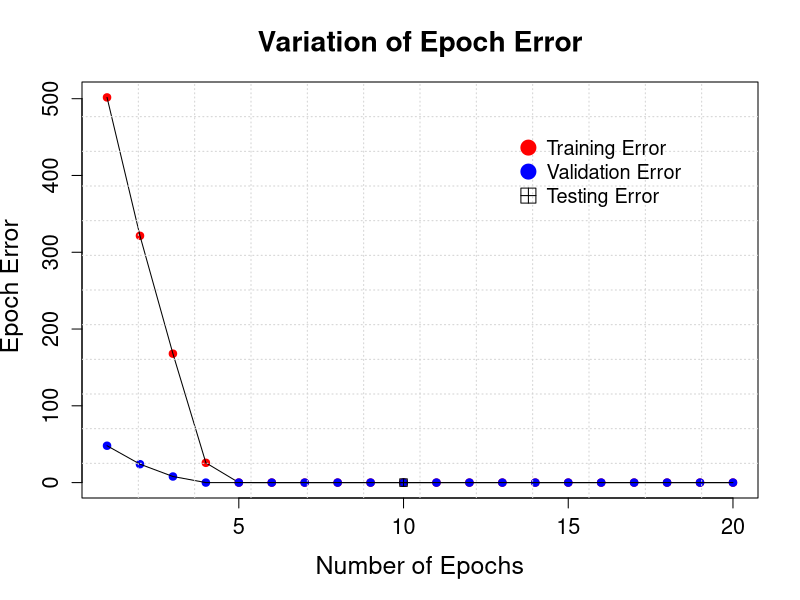
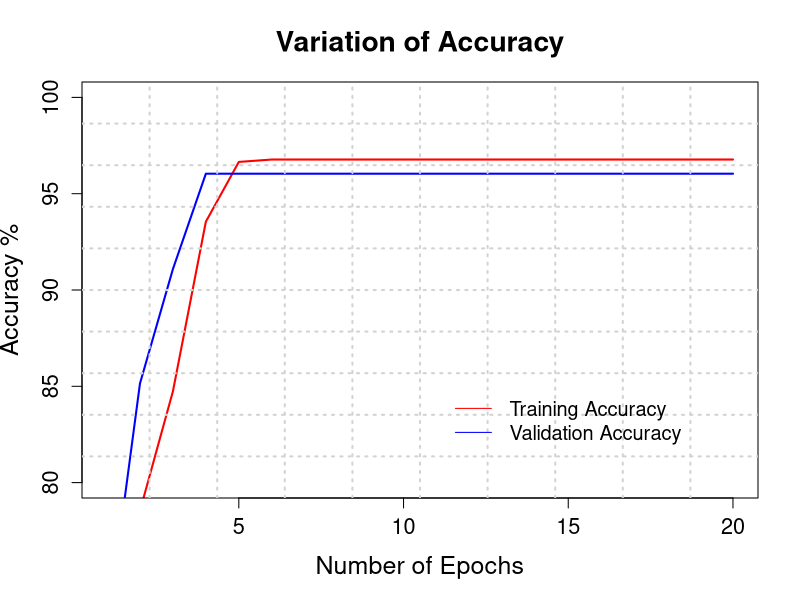

Source code (R) for these figures, in order: (Note: a time limit stopped this script after it produced the figures.)
#Neural Network that sums the input and provides a single output - linearly seperable


inputs<-c();dataset<-c();output<-c() #initialise empty vectors

#create a randomly generated matrix of 10 units of 5000 inputs
n<-5000
for (j in 1:n){
  for (i in 1:10){
    input<-ceiling(runif(1,-1,1))
    if (input==0){
      inputs[i]<--1
    }else{
      inputs[i]<-1
    }
  }
  dataset<-rbind(dataset,inputs)
}
dataset<-unique(dataset) #select only the unique randomly generated values

#create output vector depending on sum of the input vector units
for (row in 1:nrow(dataset)){
  out<-sum(dataset[row,])
  if (out<0){
    output[row]<--1 #if the sum is -ve, output is -1
  }else{
    output[row]<-1 #if the sum is 0 or position, output is +1
  }
}

dataset<-cbind(dataset,output) #concatenate inputs and outputs into a dataset

#create training, validation and testing datasets
train<-dataset[1:(round((4*nrow(dataset))/5)),] #80%
valid<-dataset[(nrow(train)+1):(nrow(dataset)-round(nrow(dataset)/10)),] #10%
test<-dataset[((nrow(dataset)-round(nrow(dataset)/10))+1):nrow(dataset),]#10%

ninputs = nrow(train) #number of inputs in training set
targets = train[,ncol(train)] #the specified targets
inputs = cbind(as.matrix(train[,1:10]), rep(-1,ninputs)) #10-unit inputs & bias
epoch_numbers<-seq(1,20,1) #the number of epochs to train under
epsilon = 0.01 #learning rate
wts = runif(11,0,10) #randomise weights for inputs and bias

#store adjusted weights for every epoch in a matrix
epoch_weights<-matrix(0,nrow=length(epoch_numbers), ncol=length(wts))
error_vec<-c() #initialise error vector
train_accuracy<-c()#initialise accuracy vector
wrong<-c(0); mae_train<-c(); rmse_train<-c()

#The perceptron
for (iteration in epoch_numbers) {
  order = sample(ninputs);
  wrong<-c(0) #vector for misclassified outputs
  error = 0;
  for (i in order) {
    x = inputs[i,]
    t = targets[i]
    y = sum ( x * wts )
    y=tanh(30*(y))
    error = error + (0.5*(t - y)^2);
    dw = epsilon * ( t - y ) * x
    wts = wts + dw;
    mae<-abs(t-y) #mean absolute error(calculated later)
    mae_train<-append(mae_train,mae)
    rmse_train<-append(rmse_train,mae^2)
    if (t!=y){
      misclassified<-1
      wrong<-append(wrong,misclassified)
    }
  }
  train_accuracy[iteration]<-(1-(sum(wrong)/ninputs))*100
  error_vec[iteration]<-error
  epoch_weights[iteration,]<-wts
  if (error == 0)
    break;
  }

plot(seq(1,length(error_vec),1),error_vec, pch= 19,
     main= "Variation of Epoch Error",xlab="Number of Epochs",
     ylab=" Epoch Error", col = "red", cex.main=1.7,cex.lab=1.5, cex.axis=1.3)
lines(seq(1,length(error_vec),1),error_vec, type = "l")

#validate the perceptron on the validation dataset (10%)
validation_ninputs = nrow(valid)
validation_targets = valid[,ncol(valid)]
validation_inputs = cbind(as.matrix(valid[,1:10]), rep(-1,validation_ninputs))

test_error_vec<-c();valid_accuracy<-c();mae_valid<-c();rmse_valid<-c()
#Do not update the weights for every epoch, only validate weights at every epoch
for (j in 1:nrow(epoch_weights)){
  error = 0
  wrong<-c()
  for (i in 1:nrow(validation_inputs)) {
    x = validation_inputs[i,]
    t = validation_targets[i]
    y = sum ( x * epoch_weights[j,] )
    y=tanh(30*(y))
    error = error + (0.5*(t - y)^2);
    mae<-abs(t-y) #mean absolute error(calculated later)
    mae_valid<-append(mae_valid,mae)
    rmse_valid<-append(rmse_valid,mae^2)
    if (t!=y){
      misclassified<-1
      wrong<-append(wrong,misclassified)
    }
  }
  valid_accuracy[j]<-(1-(sum(wrong)/nrow(validation_inputs)))*100
  test_error_vec[j]<-error
}

#testing the perceptron on the remaining 10% of the data
test_ninputs = nrow(test)
test_targets = test[,ncol(test)]
test_inputs = cbind(as.matrix(test[,1:10]), rep(-1,test_ninputs))
#the perceptron is tested at the closest possible epoch with good error
for (i in 1:nrow(test_inputs)) {
  x = test_inputs[i,]
  t = test_targets[i]
  y = sum ( x * epoch_weights[10,] )
  y=tanh(30*(y))
  error = error + (0.5*(t - y)^2);
}
points(seq(1,length(test_error_vec),1),test_error_vec, pch= 19, col = "blue")
lines(seq(1,length(test_error_vec),1),test_error_vec, type = "l")
points(10,error, pch= 12, col = "black")
grid(12, 12, lwd = 1)
legend("topright",
       legend = c("Training Error", "Validation Error", "Testing Error"),
       col = c("red", "blue", "black"),
       pch = c(19, 19, 12),
       bty = "n",
       pt.cex = 2,
       cex = 1.2,
       text.col = "black",
       horiz = F ,
       inset = c(0.1, 0.1))

#Example of input and output
output<-paste("output:",tanh(30*(sum ( test_inputs[1,]*epoch_weights[10,]))),
              "target:",test_targets[1])
input<-paste(c("inputs: ",test_inputs[1,]), collapse=" ")
input
output

#Accuracy Plot
plot(seq(1,length(train_accuracy),1),train_accuracy,col="red", cex.main=1.7,
     cex.lab=1.5, cex.axis=1.3, main= "Variation of Accuracy", lwd=2,
     xlab="Number of Epochs", ylab="Accuracy %", type="l", ylim=c(80,100))
lines(seq(1,length(valid_accuracy),1),valid_accuracy, col="blue", type="l",
      lwd=2)
grid(10, 10, lwd = 2)
legend("bottomright",
       legend = c("Training Accuracy", "Validation Accuracy"),
       col = c("red", "blue"),
       bty = "n",
       lty=1,
       cex = 1.2,
       text.col = "black",
       horiz = F ,
       inset = c(0.1, 0.1))

#MAE
print(paste("MAE of Training:", sum(mae_train)/length(mae_train)))
print(paste("MAE of Validation:", sum(mae_valid)/length(mae_valid)))

#RMSE
print(paste("RMSE of Training:", sqrt(mean(rmse_train))))
print(paste("RMSE of Validation:",sqrt(mean(rmse_valid))))

#### PRODUCT #####

inputs<-c();dataset<-c();output<-c()
n<-2000
for (j in 1:n){
  for (i in 1:10){
    input<-ceiling(runif(1,-1,1))
    if (input==0){
      inputs[i]<--1
    }else{
      inputs[i]<-1
    }
  }
  dataset<-rbind(dataset,inputs)
}
dataset<-unique(dataset)
#output based on input parity
for (row in 1:nrow(dataset)){
  out<-prod(dataset[row,])
  if (out<0){
    output[row]<--1
  }else{
    output[row]<-1
  }
}

dataset<-cbind(dataset,output)
train<-dataset[1:(round((4*nrow(dataset))/5)),] #80%
test<-dataset[nrow(train):nrow(dataset),]#20%

ninputs = nrow(train)
targets = train[,ncol(train)]
inputs = cbind(as.matrix(train[,1:10]), rep(-1,ninputs))
epsilon = 0.03
wts = runif(11)
train_accuracy<-c()#initialise accuracy vector
wrong<-c(0); mae_train<-c(); rmse_train<-c()

error_vec<-c()
for (iteration in 1:80) {
  order = sample(ninputs);
  error = 0;
  wrong<-c()
  for (i in order) {
    x = inputs[i,]
    t = targets[i]
    y = sum ( x * wts )
    y=tanh(30*(y))
    error = error + (0.5*(t - y)^2);
    dw = epsilon * ( t - y ) * x #+ (0.1*dw)
    wts = wts + dw;
    mae<-abs(t-y) #mean absolute error(calculated later)
    mae_train<-append(mae_train,mae)
    rmse_train<-append(rmse_train,mae^2)
    if (t!=y){
      misclassified<-1
      wrong<-append(wrong,misclassified)
    }
  }
  train_accuracy[iteration]<-(1-(sum(wrong)/ninputs))*100
  error_vec[iteration]<-error
  if (error == 0)
    break;
}

training_wts<-wts

par(mfrow=c(1,2))
plot(seq(1,length(error_vec),1),error_vec, pch= 19,
     main= "Variation of Epoch Error in Training",xlab="Number of Epochs",
     ylab=" Epoch Error", col = "red", cex.main=1.7, cex.lab=1.5, cex.axis=1.3)
lines(seq(1,length(error_vec),1),error_vec, type = "l")
grid(10,10)

plot(seq(1,length(train_accuracy),1),train_accuracy,col="red", cex.main=1.7,
    cex.lab=1.5, cex.axis=1.3, main= "Variation of Training Accuracy", lwd=2,
    xlab="Number of Epochs", ylab="Accuracy %", type="l")
grid(10,10)
